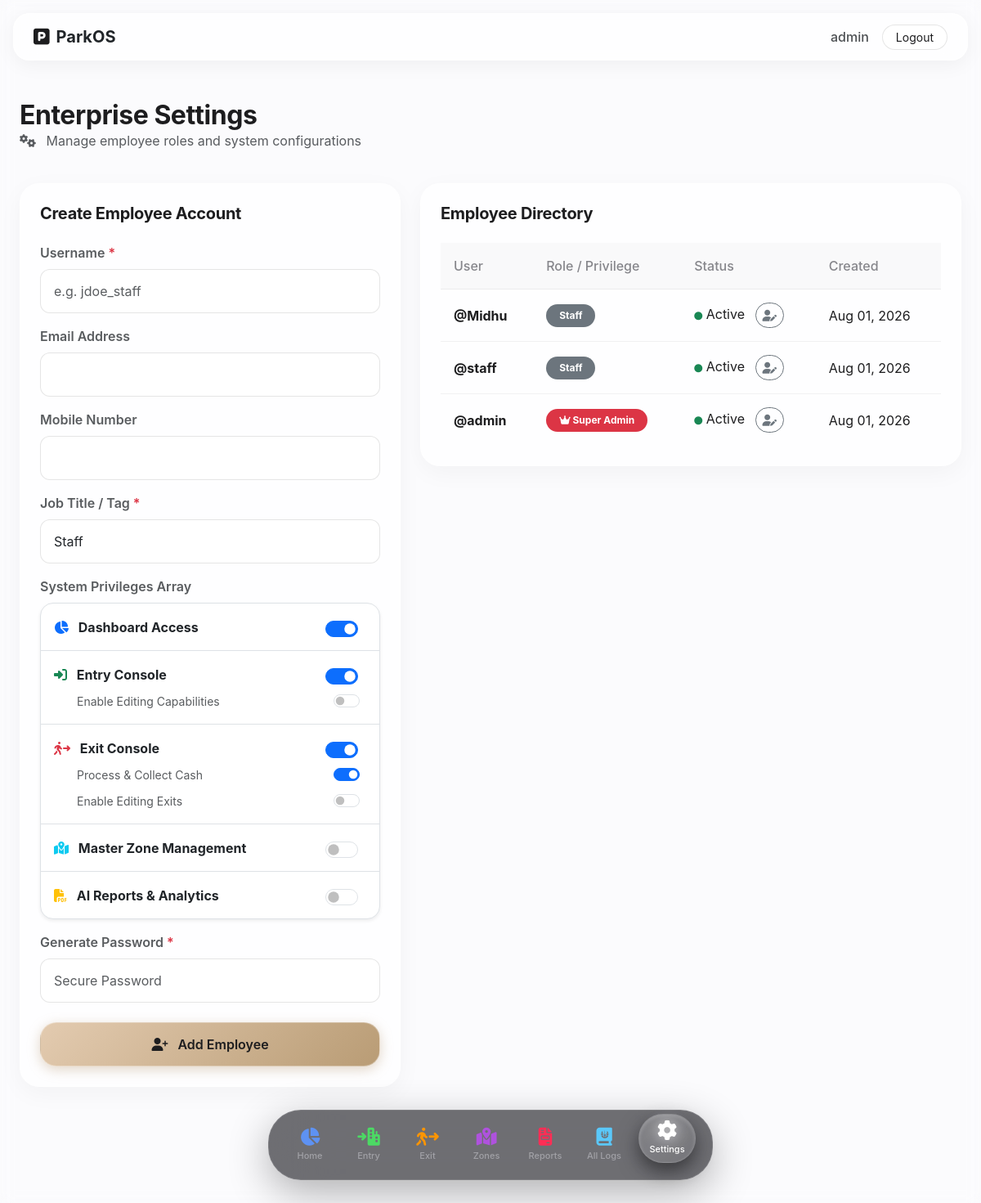
The page /settings/ (signed in) on the database its author committed.
### accounts/models.py (models this page shows, shortened)
class User(AbstractUser):
    role = models.CharField(max_length=20, choices=RoleChoice.choices, default=RoleChoice.STAFF)
    mobile = models.CharField(max_length=20, blank=True, null=True)
    can_view_dashboard = models.BooleanField(default=False)
    can_manage_entry = models.BooleanField(default=False)
    can_edit_entry = models.BooleanField(default=False)
    can_manage_exit = models.BooleanField(default=False)
    can_edit_exit = models.BooleanField(default=False)
    can_collect_cash = models.BooleanField(default=False)
    can_view_reports = models.BooleanField(default=False)
    can_download_reports = models.BooleanField(default=False)
    can_manage_zones = models.BooleanField(default=False)
    can_edit_zones = models.BooleanField(default=False)
    can_manage_settings = models.BooleanField(default=False)

### parking/views.py (the view, shortened to what this page needs)
# urls.py: path('settings/', views.settings_view, name='settings'),
@login_required
def settings_view(request):
    users = User.objects.all().order_by('-date_joined')
    return render(request, 'parking/settings.html', {'title': 'System Settings', 'users': users})

### templates/parking/settings.html (shortened to what this page needs)
{% extends "base.html" %}
{% block content %}
<div class="row align-items-center mb-4">
    <div class="col-12">
        <h2 class="mb-0 fw-bold">Enterprise Settings</h2>
        <p class="text-muted"><i class="fa-solid fa-gears me-2"></i> Manage employee roles and system configurations</p>
    </div>
</div>
<div class="row">
    <div class="col-lg-5 mb-4">
        <div class="glass-card p-4">
            <h5 class="fw-bold mb-4">Create Employee Account</h5>
            <form method="post" action="{% url 'settings' %}">
                <div class="mb-3">
                    <label class="form-label text-muted fw-semibold">Username <span class="text-danger">*</span></label>
                    <input type="text" name="username" class="apple-input form-control" placeholder="e.g. jdoe_staff" required>
                </div>
                <div class="mb-3">
                    <label class="form-label text-muted fw-semibold">Email Address</label>
                    <input type="email" name="email" class="apple-input form-control">
                </div>
                <div class="mb-3">
                    <label class="form-label text-muted fw-semibold">Mobile Number</label>
                    <input type="text" name="mobile" class="apple-input form-control">
                </div>
                <div class="mb-3">
                    <label class="form-label text-muted fw-semibold">Job Title / Tag <span class="text-danger">*</span></label>
                    <select name="role" class="apple-input form-select" required>
                        <option value="Staff">Staff</option>
                    </select>
                </div>
                <div class="mb-3">
                    <label class="form-label text-muted fw-semibold mb-2">System Privileges Array</label>
                    <div class="bg-white rounded-4 border overflow-hidden shadow-sm">
                        <div class="d-flex align-items-center justify-content-between p-3 border-bottom hover-bg-light">
                            <label class="mb-0 fw-bold text-dark" for="p_dashboard"><i class="fa-solid fa-chart-pie text-primary me-2"></i> Dashboard Access</label>
                            <div class="form-check form-switch m-0">
                                <input class="form-check-input fs-5" type="checkbox" name="priv_dashboard" value="true" id="p_dashboard" checked>
                            </div>
                        </div>
                        <div class="p-3 border-bottom hover-bg-light">
                            <div class="d-flex align-items-center justify-content-between mb-2">
                                <label class="mb-0 fw-bold text-dark" for="p_entry"><i class="fa-solid fa-right-to-bracket text-success me-2"></i> Entry Console</label>
                                <div class="form-check form-switch m-0">
                                    <input class="form-check-input fs-5" type="checkbox" name="priv_manage_entry" value="true" id="p_entry" checked>
                                </div>
                            </div>
                            <div class="d-flex align-items-center justify-content-between ps-4 ms-1">
                                <label class="mb-0 small text-muted" for="p_edit_entry">Enable Editing Capabilities</label>
                                <div class="form-check form-switch m-0">
                                    <input class="form-check-input" type="checkbox" name="priv_edit_entry" value="true" id="p_edit_entry">
                                </div>
                            </div>
                        </div>
                        <div class="p-3 border-bottom hover-bg-light">
                            <div class="d-flex align-items-center justify-content-between mb-2">
                                <label class="mb-0 fw-bold text-dark" for="p_exit"><i class="fa-solid fa-person-walking-arrow-right text-danger me-2"></i> Exit Console</label>
                                <div class="form-check form-switch m-0">
                                    <input class="form-check-input fs-5" type="checkbox" name="priv_manage_exit" value="true" id="p_exit" checked>
                                </div>
                            </div>
                            <div class="d-flex align-items-center justify-content-between ps-4 ms-1 mb-2">
                                <label class="mb-0 small text-muted" for="p_collect">Process & Collect Cash</label>
                                <div class="form-check form-switch m-0">
                                    <input class="form-check-input" type="checkbox" name="priv_collect_cash" value="true" id="p_collect" checked>
                                </div>
                            </div>
                            <div class="d-flex align-items-center justify-content-between ps-4 ms-1">
                                <label class="mb-0 small text-muted" for="p_edit_exit">Enable Editing Exits</label>
                                <div class="form-check form-switch m-0">
                                    <input class="form-check-input" type="checkbox" name="priv_edit_exit" value="true" id="p_edit_exit">
                                </div>
                            </div>
                        </div>
                        <div class="d-flex align-items-center justify-content-between p-3 border-bottom hover-bg-light">
                            <label class="mb-0 fw-bold text-dark" for="p_zone"><i class="fa-solid fa-map-location-dot text-info me-2"></i> Master Zone Management</label>
                            <div class="form-check form-switch m-0">
                                <input class="form-check-input fs-5" type="checkbox" name="priv_manage_zones" value="true" id="p_zone">
                            </div>
                        </div>
                        <div class="d-flex align-items-center justify-content-between p-3 hover-bg-light">
                            <label class="mb-0 fw-bold text-dark" for="p_report"><i class="fa-solid fa-file-pdf text-warning me-2"></i> AI Reports & Analytics</label>
                            <div class="form-check form-switch m-0">
                                <input class="form-check-input fs-5" type="checkbox" name="priv_view_reports" value="true" id="p_report">
                            </div>
                        </div>
                    </div>
                </div>
                <div class="mb-4">
                    <label class="form-label text-muted fw-semibold">Generate Password <span class="text-danger">*</span></label>
                    <input type="password" name="password" class="apple-input form-control" placeholder="Secure Password" required>
                </div>
                <button type="submit" class="apple-btn btn-primary w-100">
                    <i class="fa-solid fa-user-plus me-2"></i> Add Employee
                </button>
            </form>
        </div>
    </div>
    <div class="col-lg-7 mb-4">
        <div class="glass-card p-4">
            <h5 class="fw-bold mb-4">Employee Directory</h5>
            <div class="table-responsive">
                <table class="apple-table">
                    <thead>
                        <tr>
                            <th>User</th>
                            <th>Role / Privilege</th>
                            <th>Status</th>
                            <th>Created</th>
                        </tr>
                    </thead>
                    <tbody>
                        {% for u in users %}
                        <tr>
                            <td class="fw-bold">@{{ u.username }}</td>
                            <td>
                                {% if u.role == 'Super Admin' %}
                                    <span class="badge bg-danger rounded-pill px-3 py-2"><i class="fa-solid fa-crown"></i> Super Admin</span>
                                {% elif u.role == 'Administrator' %}
                                    <span class="badge bg-primary rounded-pill px-3 py-2">Administrator</span>
                                {% else %}
                                    <span class="badge bg-secondary rounded-pill px-3 py-2">Staff</span>
                                {% endif %}
                            </td>
                            <td>
                                {% if u.is_active %}<i class="fa-solid fa-circle text-success" style="font-size:10px;"></i> Active{% else %}<i class="fa-solid fa-circle text-danger" style="font-size:10px;"></i> Suspended{% endif %}
                                <button type="button" class="btn btn-sm btn-outline-secondary rounded-pill px-2 ms-2" data-bs-toggle="modal" data-bs-target="#editUserModal{{ u.id }}">
                                    <i class="fa-solid fa-user-pen"></i>
                                </button>
                            </td>
                            <td>{{ u.date_joined|date:"M d, Y" }}</td>
                        </tr>
                        {% endfor %}
                    </tbody>
                </table>
            </div>
        </div>
    </div>
</div>
{% endblock %}

### templates/base.html (shortened to what this page needs)
<!DOCTYPE html>
<html lang="en">
<head>
    <link href="https://cdn.jsdelivr.net/npm/bootstrap@5.3.2/dist/css/bootstrap.min.css" rel="stylesheet">
    <link rel="stylesheet" href="https://cdnjs.cloudflare.com/ajax/libs/font-awesome/6.4.2/css/all.min.css">
    <link rel="stylesheet" href="/static/css/style.css?v=6">
    <link href="https://cdn.datatables.net/1.13.7/css/dataTables.bootstrap5.min.css" rel="stylesheet">
</head>
<body hx-ext="class-tools" x-data="{ sidebarOpen: false }" hx-boost="true">
    <div class="d-flex justify-content-center mt-3 mb-2 px-3">
        <nav class="navbar navbar-expand-lg px-4 top-island w-100">
            <a class="navbar-brand fw-bold text-dark d-flex align-items-center" href="#">
                <i class="fa-solid fa-square-parking me-2" style="color: var(--apple-dark); font-size: 1.4rem;"></i>
                ParkOS
            </a>
            <div class="ms-auto d-flex align-items-center">
                {% if request.user.is_authenticated %}
                    <span class="me-3 fw-medium text-dark" style="opacity: 0.8;">{{ request.user.get_full_name|default:request.user.username }}</span>
                    <form action="{% url 'logout' %}" method="post" class="d-inline">
                        <button type="submit" class="btn btn-sm top-island-btn rounded-pill px-3">Logout</button>
                    </form>
                {% else %}
                    <a href="{% url 'login' %}" class="btn btn-sm top-island-btn rounded-pill px-3">Login</a>
                {% endif %}
            </div>
        </nav>
    </div>
    <main class="container-fluid main-content px-4 fade-transition" id="main-content">
        {% block content %}{% endblock %}
    </main>
    <div class="bubble-nav-container">
        <nav class="bubble-nav">
            <a href="/" class="bubble-item {% if request.path == '/' %}active{% endif %}" title="Dashboard">
                <i class="fa-solid fa-chart-pie"></i>
                <span>Home</span>
            </a>
            <a href="/entry/" class="bubble-item {% if '/entry/' in request.path %}active{% endif %}" title="Vehicle Entry">
                <i class="fa-solid fa-arrow-right-to-city"></i>
                <span>Entry</span>
            </a>
            <a href="/exit/" class="bubble-item {% if '/exit/' in request.path %}active{% endif %}" title="Vehicle Exit">
                <i class="fa-solid fa-person-walking-arrow-right"></i>
                <span>Exit</span>
            </a>
            <a href="/zones/" class="bubble-item {% if '/zones/' in request.path %}active{% endif %}" title="Parking Zones">
                <i class="fa-solid fa-map-location-dot"></i>
                <span>Zones</span>
            </a>
            <a href="/reports/" class="bubble-item {% if '/reports/' in request.path %}active{% endif %}" title="Reports">
                <i class="fa-solid fa-file-invoice"></i>
                <span>Reports</span>
            </a>
            <a href="/logs/" class="bubble-item {% if '/logs/' in request.path %}active{% endif %}" title="Vehicle Logs">
                <i class="fa-solid fa-book-journal-whills"></i>
                <span>All Logs</span>
            </a>
            {% if request.user.role == 'Super Admin' or request.user.role == 'Administrator' %}
            <a href="/settings/" class="bubble-item {% if '/settings/' in request.path %}active{% endif %}" title="Settings">
                <i class="fa-solid fa-gear"></i>
                <span>Settings</span>
            </a>
            {% endif %}
        </nav>
    </div>
</body>
</html>

### rows shown on the page
User: user.get_full_name "admin", username "admin", role "Super Admin" (drawn), is_active True (drawn), date_joined "Aug 01, 2026"
User: username "Midhu", role "Staff", is_active True (drawn), date_joined "Aug 01, 2026"
User: username "staff", role "Staff", is_active True (drawn), date_joined "Aug 01, 2026"
